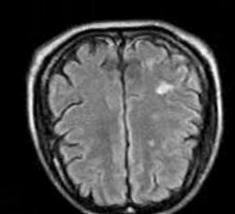
#> input picture augmented_data/no/augN_16_0_168.jpg, 235 x 214 px; its folder holds 4 pictures in this run
$ jupyter execute --allow-errors 'Advance DL Project Brain Tumor Image Classification.ipynb'   (shell and % lines are left out)
#> lines starting #> are read from the running program, lines starting #| are printed output that depends on the picture; after the words box and inside, x2 and y2 are one past the last pixel; in counts of white or black regions, pixels touching at a corner belong together
[cell 1]
import pandas as pd
import numpy as np
import matplotlib.pyplot as plt
import os, shutil
import cv2
import matplotlib.image as mpimg
import seaborn as sns
plt.style.use('ggplot')

[cell 2]
#Dataset
import zipfile

#> (the rest of this cell did not finish here and is left out)

[cell 3]
folder = 'brain_tumor_dataset/yes/'
count = 1

#> (the rest of this cell did not finish here and is left out)

[cell 4]
folder = 'brain_tumor_dataset/no/'
count = 1

for filename in os.listdir(folder):
    source = folder + filename
    destination = folder + "N_" + str(count) + ".jpg"
    os.rename(source,destination)
    count+=1
#> pass 2 of the loop `for filename in os.listdir(folder):`:
#> pass 3 of the loop `for filename in os.listdir(folder):`:
#> the loop made 4 passes; the first 3 are shown
print("All files are renamed in the no dir.")

[cell 5]
#EDA(Exploratory Data Analysis)

#> (a cell that did not finish here is left out)

[cell 7]
#Plot

#> (a cell that did not finish here is left out)

[cell 9]
#Data Augmentation
#155(61%), 98(39%)
# imbalance

[cell 10]
import tensorflow as tf
from tensorflow.keras.preprocessing.image import ImageDataGenerator
from tensorflow.keras.models import Model
from tensorflow.keras.layers import Flatten, Dense, Dropout
from tensorflow.keras.applications.vgg19 import VGG19
from tensorflow.keras.optimizers import SGD, Adam
from tensorflow.keras.callbacks import ModelCheckpoint, EarlyStopping, ReduceLROnPlateau

[cell 11]
def timing(sec_elapsed):
    h = int(sec_elapsed / (60*60))
    m = int(sec_elapsed % (60*60) / 60)
    s = sec_elapsed % 60

    return f"{h}:{m}:{s}"

[cell 12]
def augmented_data(file_dir, n_generated_samples, save_to_dir):
    data_gen = ImageDataGenerator(rotation_range=10,
                                  width_shift_range=0.1,
                                  height_shift_range=0.1,
                                  brightness_range=(0.3, 1.0),
                                  horizontal_flip=True,
                                  vertical_flip=True,
                                  fill_mode='nearest')
    for filename in os.listdir(file_dir):
        image = cv2.imread(file_dir + '/' +filename)
        image = image.reshape((1,) + image.shape)
        save_prefix = 'aug' + filename[:-4]
        i=0
        for batch in data_gen.flow(x = image, batch_size = 1, save_to_dir = save_to_dir, save_prefix = save_prefix, save_format = "jpg"):
            i+=1
            if i>n_generated_samples:
                break

[cell 13]
import time
start_time = time.time()

yes_path = 'brain_tumor_dataset/yes'
no_path = 'brain_tumor_dataset/no'

augmented_data_path = 'augmented_data/'

augmented_data(file_dir = yes_path, n_generated_samples=6, save_to_dir=augmented_data_path+'yes')
#> (the call stopped at in augmented_data, `data_gen = ImageDataGenerator(rotation_range=10, width_shift_range=0.1..`: tensorflow is not available in this run)
augmented_data(file_dir = no_path, n_generated_samples=9, save_to_dir=augmented_data_path+'no')
#> (the call stopped at in augmented_data, `data_gen = ImageDataGenerator(rotation_range=10, width_shift_range=0.1..`: tensorflow is not available in this run)

end_time = time.time()
excution_time = end_time - start_time
print(timing(excution_time))

[cell 14]
def data_summary(main_path):
    yes_path = "augmented_data/yes"
    no_path = "augmented_data/no"

    n_pos = len(os.listdir(yes_path))
    n_neg = len(os.listdir(no_path))

    n = (n_pos + n_neg)

    pos_per = (n_pos*100)/n
    neg_per = (n_neg*100)/n

    print(f"Number of sample: {n}")
    print(f"{n_pos}Number of positive sample in percentage: {pos_per}%")
    print(f"{n_neg} Number of Negative sample in percentage: {neg_per}%")

#> (a cell that did not finish here is left out)

#> (a cell that did not finish here is left out)

#> (a cell that did not finish here is left out)

[cell 18]
#Data Preprocessing

[cell 19]
# Convert BGR TO GRAY
# GaussionBlur
# Threshold
# Erode
# Dilate
# Find Contours

[cell 20]
import imutils
def crop_brain_tumor(image, plot=False):
    gray = cv2.cvtColor(image, cv2.COLOR_BGR2GRAY)
    gray = cv2.GaussianBlur(gray, (5,5), 0)

    thresh = cv2.threshold(gray, 45, 255, cv2.THRESH_BINARY)[1]
    thresh = cv2.erode(thresh, None, iterations=2)
    thresh = cv2.dilate(thresh, None, iterations=2)

    cnts = cv2.findContours(thresh.copy(), cv2.RETR_EXTERNAL, cv2.CHAIN_APPROX_SIMPLE)
    cnts = imutils.grab_contours(cnts)
    c = max(cnts, key=cv2.contourArea)

    extLeft = tuple(c[c[:, :, 0].argmin()][0])
    extRight = tuple(c[c[:, :, 0].argmax()][0])
    extTop = tuple(c[c[:, :, 1].argmin()][0])
    extBot = tuple(c[c[:, :, 1].argmax()][0])

    new_image = image[extTop[1]:extBot[1], extLeft[0]:extRight[0]]

    if plot:
        plt.figure(figsize=(10, 5))

        plt.subplot(1, 2, 1)
        plt.imshow(cv2.cvtColor(image, cv2.COLOR_BGR2RGB))
        plt.tick_params(axis='both', which='both',
                        top=False, bottom=False,
                        left=False, right=False,
                        labelbottom=False, labeltop=False,
                        labelleft=False, labelright=False)
        plt.title("Original Image")

        plt.subplot(1, 2, 2)
        plt.imshow(cv2.cvtColor(new_image, cv2.COLOR_BGR2RGB))
        plt.tick_params(axis='both', which='both',
                        top=False, bottom=False,
                        left=False, right=False,
                        labelbottom=False, labeltop=False,
                        labelleft=False, labelright=False)
        plt.title("Cropped Image")

        plt.show()

    return new_image

[cell 21]
img = cv2.imread("augmented_data/yes/augY_1_0_259.jpg")
#> (the rest of this cell did not finish here and is left out)

[cell 22]
img = cv2.imread("augmented_data/no/augN_1_0_127.jpg")
#> (the rest of this cell did not finish here and is left out)


[cell 23]
folder1 = 'augmented_data/no/'
folder2 = 'augmented_data/yes/'

for filename in os.listdir(folder1):
    img = cv2.imread(folder1 + filename)
#> img is the input picture: shape (214, 235, 3); min 0, max 255, mean 70.2
    img = crop_brain_tumor(img, False)
#> call 3 of crop_brain_tumor, with plot = False
#> in crop_brain_tumor (call 3), `thresh = cv2.threshold(gray, 45, 255, cv2.THRESH_BINARY)[1]`:
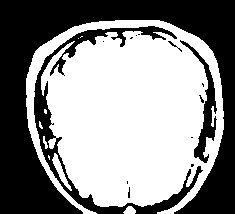
#> thresh: shape (214, 235); 55.2% white; 14 black regions (10 under 20 px), largest, box (x1, y1, x2, y2) and area: (0, 0, 235, 214) 17803, (34, 26, 203, 214) 3639, (180, 40, 217, 163) 1001, (168, 41, 182, 52) 27
#> in crop_brain_tumor (call 3), `thresh = cv2.erode(thresh, None, iterations=2)`:
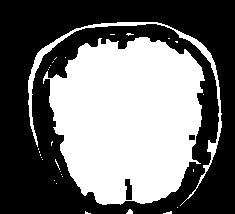
#> thresh: shape (214, 235); 43.8% white; 30 white regions (27 under 20 px), largest, box (x1, y1, x2, y2) and area: (43, 37, 205, 205) 20269, (28, 22, 222, 206) 1613, (126, 209, 133, 214) 24
#> in crop_brain_tumor (call 3), `thresh = cv2.dilate(thresh, None, iterations=2)`:
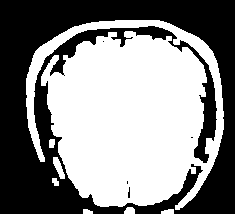
#> thresh: shape (214, 235); 53.2% white; 5 black regions (4 under 20 px)
#> in crop_brain_tumor (call 3), `cnts = cv2.findContours(thresh.copy(), cv2.RETR_EXTERNAL, cv2.CHAIN_AP..`: cnts = 7 contours; box (x1, y1, x2, y2) and area: (26, 20, 224, 210) 25573, (53, 157, 65, 179) 111, (124, 207, 135, 214) 52, (161, 209, 174, 214) 39, (49, 139, 55, 148) 37, (52, 178, 59, 186) 31, (83, 209, 93, 214) 29
#> in crop_brain_tumor (call 3), `c = max(cnts, key=cv2.contourArea)`: c = contour of 721 points, box (x1, y1, x2, y2) (26, 20, 224, 210), area 25573
#> in crop_brain_tumor (call 3), `extLeft = tuple(c[c[:, :, 0].argmin()][0])`: extLeft = (26, 78)
#> in crop_brain_tumor (call 3), `extRight = tuple(c[c[:, :, 0].argmax()][0])`: extRight = (223, 129)
#> in crop_brain_tumor (call 3), `extTop = tuple(c[c[:, :, 1].argmin()][0])`: extTop = (115, 20)
#> in crop_brain_tumor (call 3), `extBot = tuple(c[c[:, :, 1].argmax()][0])`: extBot = (175, 209)
#> in crop_brain_tumor (call 3), `new_image = image[extTop[1]:extBot[1], extLeft[0]:extRight[0]]`:
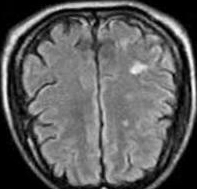
#> new_image: shape (189, 197, 3); min 0, max 255, mean 94
    cv2.imwrite(folder1 + filename, img)
#> pass 2 of the loop `for filename in os.listdir(folder1):`:
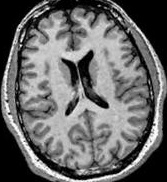
#> input picture augmented_data/no/augN_17_0_6681.jpg, 167 x 182 px
#> img is the input picture: shape (182, 167, 3); min 0, max 255, mean 104.4
#> in crop_brain_tumor (call 4), `thresh = cv2.dilate(thresh, None, iterations=2)`:
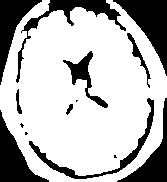
#> thresh: shape (182, 167); 72.2% white; 14 black regions (4 under 20 px)
#> cnts = 1 contour; box (x1, y1, x2, y2) and area: (0, 0, 167, 182) 23417
#> c = contour of 342 points, box (x1, y1, x2, y2) (0, 0, 167, 182), area 23417
#> extLeft = (0, 85)
#> extRight = (166, 97)
#> extTop = (42, 0)
#> extBot = (49, 181)
#> in crop_brain_tumor (call 4), `new_image = image[extTop[1]:extBot[1], extLeft[0]:extRight[0]]`:
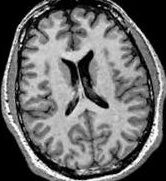
#> new_image: shape (181, 166, 3); min 0, max 255, mean 105.3
#> pass 3 of the loop `for filename in os.listdir(folder1):`:
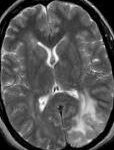
#> input picture augmented_data/no/augN_25_0_5978.jpg, 114 x 150 px
#> img is the input picture: shape (150, 114, 3); min 0, max 255, mean 86
#> in crop_brain_tumor (call 5), `thresh = cv2.dilate(thresh, None, iterations=2)`:
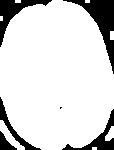
#> thresh: shape (150, 114); 84.5% white; 6 black regions (1 under 20 px)
#> cnts = 8 contours, 4 with area under 20; largest, box (x1, y1, x2, y2) and area: (0, 0, 114, 150) 13834, (0, 120, 25, 150) 199, (105, 126, 114, 141) 68, (110, 31, 114, 40) 24
#> c = contour of 171 points, box (x1, y1, x2, y2) (0, 0, 114, 150), area 13834
#> extLeft = (0, 47)
#> extRight = (113, 108)
#> extTop = (52, 0)
#> extBot = (41, 149)
#> in crop_brain_tumor (call 5), `new_image = image[extTop[1]:extBot[1], extLeft[0]:extRight[0]]`:
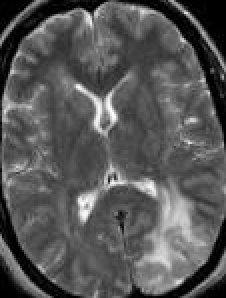
#> new_image: shape (149, 113, 3) (shown 2 times larger); min 0, max 255, mean 86.8
#> the loop made 4 passes; the first 3 are shown
#> (the rest of this cell did not finish here and is left out)

#image Loading

[cell 24]
from sklearn.utils import shuffle

def load_data(dir_list, image_size):
    X = []
    y = []

    image_width, image_height = image_size

    for directory in dir_list:
        for filename in os.listdir(directory):
            image = cv2.imread(os.path.join(directory, filename))
            image = crop_brain_tumor(image, plot=False)
            image = cv2.resize(image, (image_width, image_height), interpolation=cv2.INTER_CUBIC)
            image = image / 255.0

            X.append(image)

            if directory.endswith("yes"):
                y.append(1)
            else:
                y.append(0)

    X = np.array(X)
    y = np.array(y)

    X, y = shuffle(X, y, random_state=42)

    print(f"Number of examples: {len(X)}")
    print(f"X Shape: {X.shape}")
    print(f"y Shape: {y.shape}")

    return X, y

[cell 25]
augmented_path = 'augmented_data/'
#> augmented_path = 'augmented_data/'
augmented_yes = 'augmented_data/yes'
augmented_no = 'augmented_data/no'

IMAGE_WIDTH, IMAGE_HEIGHT = (240,240)

#> (the rest of this cell did not finish here and is left out)
